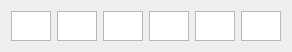
    <widget class="QWidget" name="horizontalLayoutWidget_18">
     <property name="geometry">
      <rect>
       <x>10</x>
       <y>260</y>
       <width>281</width>
       <height>32</height>
      </rect>
     </property>
     <layout class="QHBoxLayout" name="pop1_9">
      <item>
       <widget class="QGraphicsView" name="poke1_9">
        <property name="minimumSize">
         <size>
          <width>40</width>
          <height>30</height>
         </size>
        </property>
        <property name="maximumSize">
         <size>
          <width>40</width>
          <height>30</height>
         </size>
        </property>
        <property name="baseSize">
         <size>
          <width>40</width>
          <height>40</height>
         </size>
        </property>
       </widget>
      </item>
      <item>
       <widget class="QGraphicsView" name="poke2_9">
        <property name="minimumSize">
         <size>
          <width>40</width>
          <height>30</height>
         </size>
        </property>
        <property name="maximumSize">
         <size>
          <width>40</width>
          <height>30</height>
         </size>
        </property>
        <property name="baseSize">
         <size>
          <width>40</width>
          <height>40</height>
         </size>
        </property>
       </widget>
      </item>
      <item>
       <widget class="QGraphicsView" name="poke3_9">
        <property name="minimumSize">
         <size>
          <width>40</width>
          <height>30</height>
         </size>
        </property>
        <property name="maximumSize">
         <size>
          <width>40</width>
          <height>30</height>
         </size>
        </property>
        <property name="baseSize">
         <size>
          <width>40</width>
          <height>40</height>
         </size>
        </property>
       </widget>
      </item>
      <item>
       <widget class="QGraphicsView" name="poke4_9">
        <property name="minimumSize">
         <size>
          <width>40</width>
          <height>30</height>
         </size>
        </property>
        <property name="maximumSize">
         <size>
          <width>40</width>
          <height>30</height>
         </size>
        </property>
        <property name="baseSize">
         <size>
          <width>40</width>
          <height>40</height>
         </size>
        </property>
       </widget>
      </item>
      <item>
       <widget class="QGraphicsView" name="poke5_9">
        <property name="minimumSize">
         <size>
          <width>40</width>
          <height>30</height>
         </size>
        </property>
        <property name="maximumSize">
         <size>
          <width>40</width>
          <height>30</height>
         </size>
        </property>
        <property name="baseSize">
         <size>
          <width>40</width>
          <height>40</height>
         </size>
        </property>
       </widget>
      </item>
      <item>
       <widget class="QGraphicsView" name="poke6_9">
        <property name="minimumSize">
         <size>
          <width>40</width>
          <height>30</height>
         </size>
        </property>
        <property name="maximumSize">
         <size>
          <width>40</width>
          <height>30</height>
         </size>
        </property>
        <property name="baseSize">
         <size>
          <width>40</width>
          <height>40</height>
         </size>
        </property>
       </widget>
      </item>
     </layout>
    </widget>
